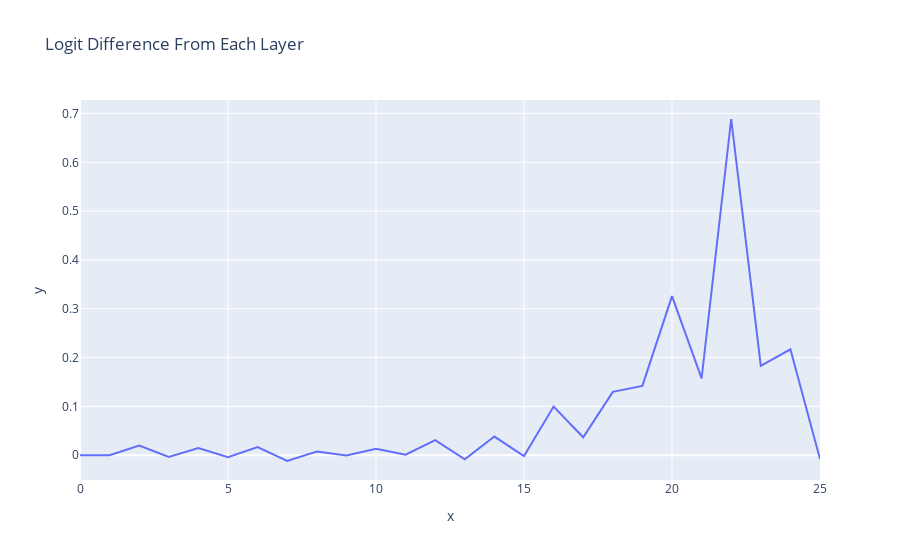

Notebook source saved alongside this figure:
### Markdown cell above
#### Layer Attribution

### Code cell
per_layer_residual, labels = clean_cache.decompose_resid(layer=-1, pos_slice=-1, return_labels=True)
per_layer_logit_diffs = residual_stack_to_logit_diff(per_layer_residual, clean_cache)

line(per_layer_logit_diffs, hover_name=labels, title="Logit Difference From Each Layer")

### Figure 1 — Plotly figure (JSON) as saved in the notebook; plotly's stock layout.template omitted (floating-point values rounded to 4 significant figures)
{"data": [{"hovertemplate": "<b>%{hovertext}</b><br><br>x=%{x}<br>y=%{y}<extra></extra>", "hovertext": ["embed", "pos_embed", "0_attn_out", "0_mlp_out", "1_attn_out", "1_mlp_out", "2_attn_out", "2_mlp_out", "3_attn_out", "3_mlp_out", "4_attn_out", "4_mlp_out", "5_attn_out", "5_mlp_out", "6_attn_out", "6_mlp_out", "7_attn_out", "7_mlp_out", "8_attn_out", "8_mlp_out", "9_attn_out", "9_mlp_out", "10_attn_out", "10_mlp_out", "11_attn_out", "11_mlp_out"], "legendgroup": "", "line": {"color": "#636efa", "dash": "solid"}, "marker": {"symbol": "circle"}, "mode": "lines", "name": "", "orientation": "v", "showlegend": false, "type": "scatter", "x": [0, 1, 2, 3, 4, 5, 6, 7, 8, 9, 10, 11, 12, 13, 14, 15, 16, 17, 18, 19, 20, 21, 22, 23, 24, 25], "xaxis": "x", "y": [2.524e-05, -8.384e-06, 0.01994, -0.003607, 0.01474, -0.004239, 0.0165, -0.01191, 0.007526, -0.0006653, 0.01318, 0.001001, 0.03077, -0.008634, 0.03812, -0.001793, 0.0996, 0.03667, 0.1298, 0.142, 0.3259, 0.1573, 0.6888, 0.183, 0.2168, -0.008021], "yaxis": "y"}], "layout": {"legend": {"tracegroupgap": 0}, "title": {"text": "Logit Difference From Each Layer"}, "xaxis": {"anchor": "y", "domain": [0, 1], "title": {"text": "x"}}, "yaxis": {"anchor": "x", "domain": [0, 1], "title": {"text": "y"}}}}
